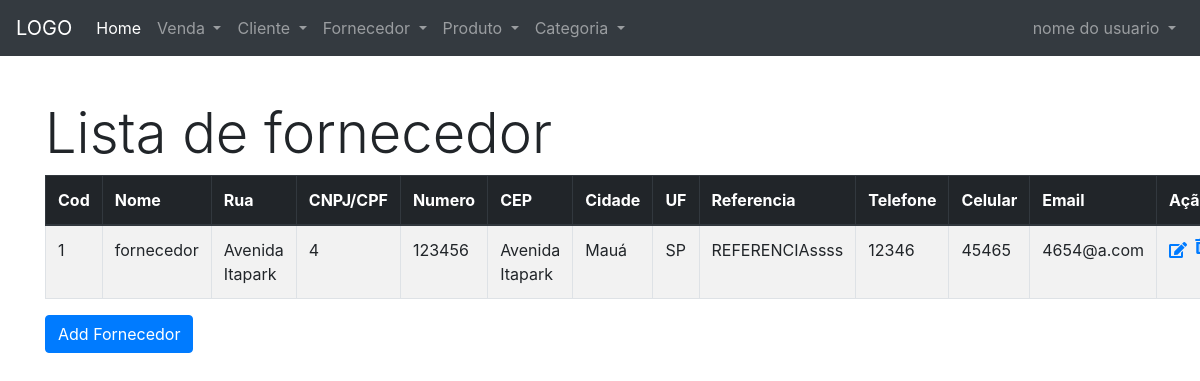
Screenshot of /fornecedor/list-fornecedor.php with the database file from the repository.
### tables this page shows
CREATE TABLE `fornecedor` (
  `for_id` int(11) NOT NULL,
  `for_nome` varchar(100) NOT NULL,
  `for_rua` varchar(100) DEFAULT NULL,
  `for_cnpj_cpf` varchar(14) DEFAULT NULL,
  `for_numero` int(11) DEFAULT NULL,
  `for_cep` varchar(9) DEFAULT NULL,
  `for_cidade` varchar(100) DEFAULT NULL,
  `for_estado` varchar(2) DEFAULT NULL,
  `for_referencia` varchar(200) DEFAULT NULL,
  `for_data` date DEFAULT NULL,
  `tipo_id` int(11) DEFAULT NULL,
  `for_tel` varchar(15) DEFAULT NULL,
  `for_cel` varchar(15) DEFAULT NULL,
  `for_email` varchar(150) DEFAULT NULL,
  `for_site` varchar(150) DEFAULT NULL,
  `for_bairro` varchar(50) NOT NULL
);

### fornecedor/list-fornecedor.php (the view, shortened to what this page needs)
<?php
require '../conexao/conexao.php';
require '../base/header.php';
$sql = 'SELECT * FROM fornecedor';
$statement = $conn->prepare($sql);
$statement->execute();
$rows = $statement->fetchAll(PDO::FETCH_OBJ); ?>
    <div class="container">
        <h1 class="display-4">Lista de fornecedor</h1>
        <table class="table table-striped table-bordered  table-hover">
            <thead class="thead-dark">
            <tr>
                <th scope="col">Cod</th>
                <th scope="col">Nome </th>
                <th scope="col">Rua</th>
                <th scope="col">CNPJ/CPF</th>
                <th scope="col">Numero</th>
                <th scope="col">CEP</th>
                <th scope="col">Cidade</th>
                <th scope="col">UF</th>
                <th scope="col">Referencia</th>
                <th scope="col">Telefone</th>
                <th scope="col">Celular</th>
                <th scope="col">Email</th>
                <th scope="col">Ação</th>
            </tr>
            </thead>
            <tbody>
            <?php foreach($rows as $row): ?>
                <tr>
                    <td><?= $row->for_id; ?></td>
                    <td><?= $row->for_nome; ?></td>
                    <td><?= $row->for_rua; ?></td>
                    <td><?= $row->for_cnpj_cpf	; ?></td>
                    <td><?= $row->for_numero; ?></td>
                    <td><?= $row->for_rua; ?></td>
                    <td><?= $row->for_cidade; ?></td>
                    <td><?= $row->for_estado; ?></td>
                    <td><?= $row->for_referencia; ?></td>
                    <td><?= $row->for_tel; ?></td>
                    <td><?= $row->for_cel; ?></td>
                    <td><?= $row->for_email; ?></td>
                    <td>
                        <a href="edit-fornecedor.php?id=<?= $row->for_id ?>" >  <i class="fas fa-edit "></i></a>
                        <a onclick="return confirm('Deseja remover esse item')" href="delete-fornecedor.php?id=<?= $row->for_id ?>" class=''> <i class="fas fa-trash-alt float-right"></i></a>
                    </td>
                </tr>
            <?php endforeach; ?>
            </tbody>
        </table>
        <a href="cad-fornecedor.php" class="btn btn-primary" >Add Fornecedor</a>
    </div>
<?php require '../base/footer.php'; ?>

### static/css/estilo.css (style rules this page uses)
.container { margin-top: 100px; }

### rows the page displays
fornecedor: for_id "1", for_nome "fornecedor", for_rua "Avenida Itapark", for_cnpj_cpf "4", for_numero "123456", for_cidade "Mauá", for_estado "SP", for_referencia "REFERENCIAssss", for_tel "12346", for_cel "45465", for_email "4654@a.com"
